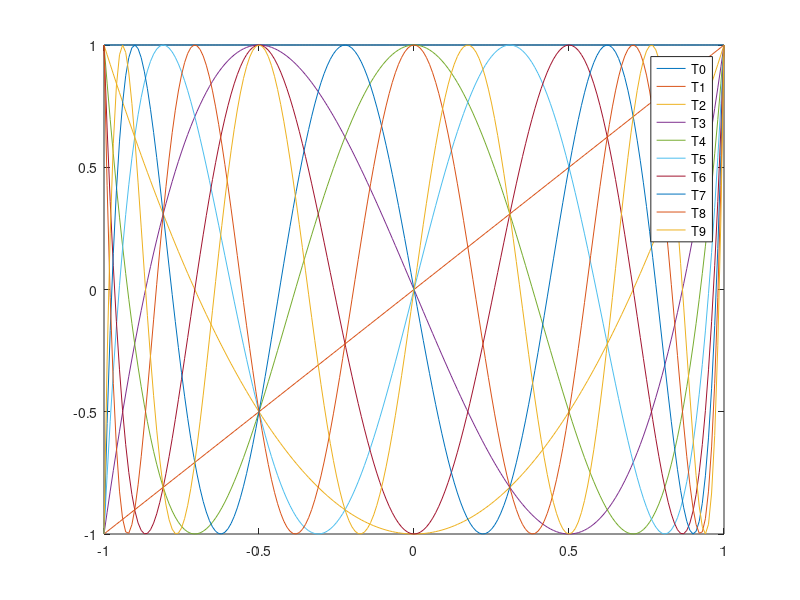

Source code (MATLAB):
% 2.

% a)
t = -1:0.01:1

t1 = cos(acos(t))
t2 = cos(2 * acos(t))
t3 = cos(3 * acos(t))

%subplot(1, 3, 1)
plot(t, t1);
hold on;
plot(t, t2);
plot(t, t3);
hold off;
##title("T1")
##
##subplot(1, 3, 2)
##plot(t, t2)
##title("T2")
##
##subplot(1, 3, 3)
##plot(t, t3)
##title("T3")

% b)



function n_chebyshev1(n)
  t = -1:0.01:1;
  first = t.^0;
  second = t;
  
  plot(t, first, 'DisplayName', 'T0');
  hold on;
  plot(t, second, 'DisplayName', 'T1');
  hold on;

  for i=2:n-1
    new = 2*t.*second - first;
    
    plot(t, new, 'DisplayName', strcat("T", num2str(i)));
    hold on;
    
    first = second;
    second = new;
  endfor;
  
  hold off;
  legend
end;

n_chebyshev1(10);








